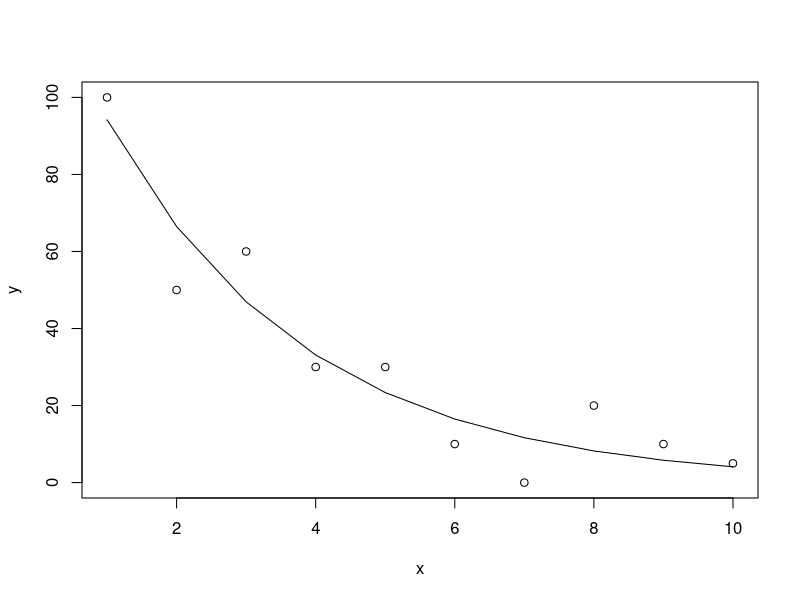

This figure's R source:

x=seq(1,10,1)
y=c(100,50,60,30,30,10,0,20,10,5)

xy=data.frame(y=y,x=x)
fit=nls(y~exp(a+b*x),data=xy,start=list(a=0,b=0))
print(summary(fit))

pdf(file="../plots/test.pdf")
plot(x,y)
print(exp(summary(fit)$parameters[1]))
yfit=exp(summary(fit)$parameters[1])*exp(x*summary(fit)$parameters[2])
print(yfit)
lines(x,yfit)